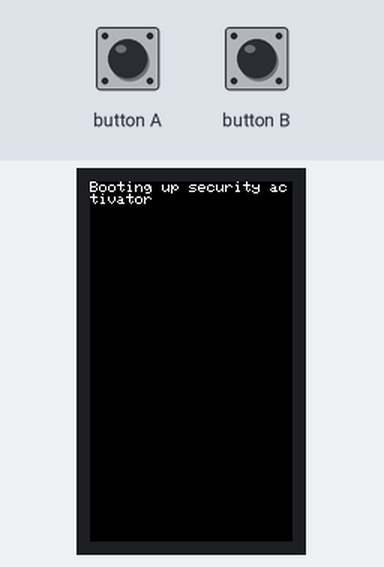
Recording of a sketch running on a simulated ESP32. Parts: 135×240 colour display. Inputs (shaded band) come from the test bench. WiFi joins after 1.5 s; servers stay silent unless stated; uploads are accepted with an empty reply; what the sketch prints to the serial monitor is not drawn.

Above: at 4.2 s.
7.4 s: button A pressed for 0.15 s
At 8.8 s:
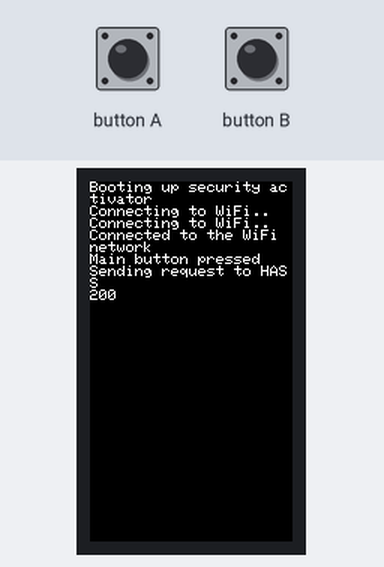
9.1 s: button B pressed for 0.15 s
At 10.4 s:
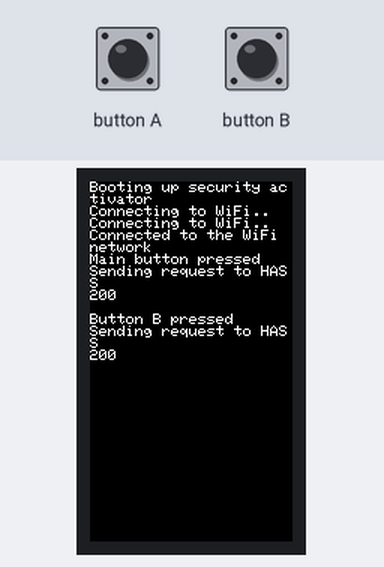
10.8 s: button A pressed for 1 s
At 11.9 s:
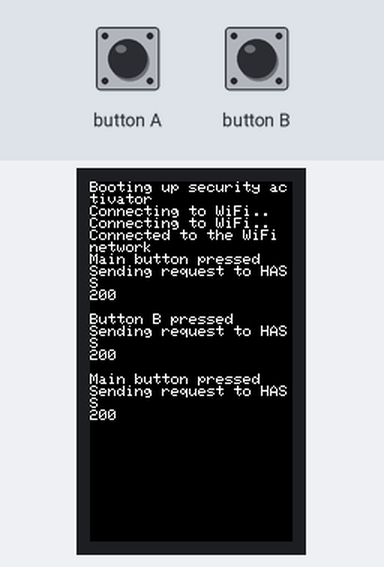
13.3 s: button B pressed for 1 s
At 14.1 s:
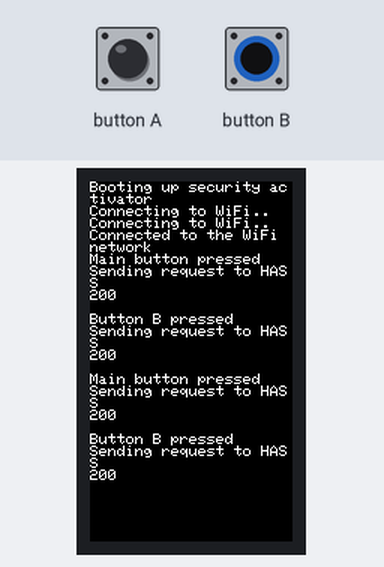
Timing chart, 0 to 16.3 s (numbered marks = the images above; inputs shaded):
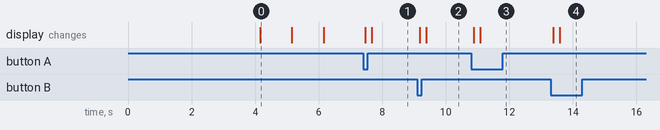

Measured:
- after the input at 7.4 s, the display: first changes after 0.07 s (image 1 shows a later state)
- after the input at 9.1 s, the display: first changes after 0.08 s (image 2 shows a later state)
- after the input at 10.8 s, the display: first changes after 0.08 s (image 3 shows a later state)
- after the input at 13.3 s, the display: first changes after 0.09 s (image 4 shows a later state)
- what the display in image 0 shows lasts 1.0 s, from 4.2 s to 5.2 s

The sketch:

SecurityHomeAutomation.ino
```cpp
#include <M5StickCPlus.h>
#include <WiFi.h>
#include <HTTPClient.h>

void output_log_and_screen(char *msg);
void postRequest(char *webhook);

const char *ssid = "sidname";
const char *password = "pwd";

void setup()
{

  M5.begin();
  Serial.begin(115200);

  delay(4000);

  M5.Lcd.println("Booting up security activator");

  WiFi.begin(ssid, password);

  while (WiFi.status() != WL_CONNECTED)
  {
    delay(1000);
    output_log_and_screen("Connecting to WiFi..");
  }

  output_log_and_screen("Connected to the WiFi network");
}

void output_log_and_screen(char *msg)
{
  Serial.println(msg);
  M5.Lcd.println(msg);
}

void loop()
{

  M5.update();

  if (M5.BtnB.wasPressed())
  {
    output_log_and_screen("Button B pressed");
    postRequest("http://192.168.100.105:8123/api/webhook/deactivate_security");
  }

  if (M5.BtnA.wasPressed())
  {

    output_log_and_screen("Main button pressed");

    postRequest("http://192.168.100.105:8123/api/webhook/activate_security");
  }

  delay(100);
}

void postRequest(char *webhook)
{
  HTTPClient http;

  http.begin(webhook);
  http.addHeader("Content-Type", "text/plain");

  int httpResponseCode = http.POST("POSTING from ESP32");
  M5.Lcd.println("Sending request to HASS");

  if (httpResponseCode > 0)
  {

    String response = http.getString();

    Serial.println(httpResponseCode);
    Serial.println(response);

    M5.Lcd.println(httpResponseCode);
    M5.Lcd.println(response);
  }
  else
  {

    Serial.print("Error on sending POST: ");
    Serial.println(httpResponseCode);
    M5.Lcd.println("Something went wrong with post");
    M5.Lcd.println(httpResponseCode);
  }

  http.end();
}
```
